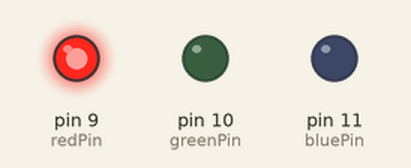
Bench run of a program on a simulated Arduino Uno, built with avr-gcc and run on an emulated ATmega328P. Shown: output pins drawn as LEDs (lit = HIGH).

Above: at 0.5 s.
At 1.5 s:
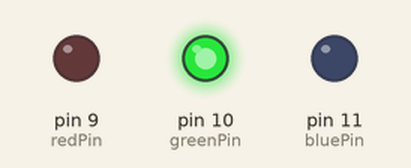
At 2.5 s:
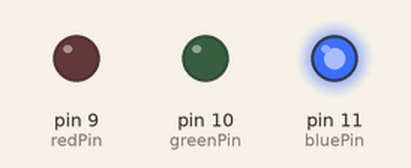
At 3.5 s:
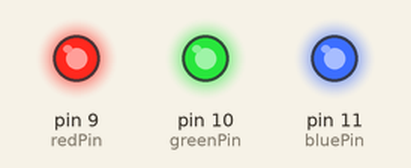
Timing chart, 0 to 5.2 s (numbered marks = the images above):
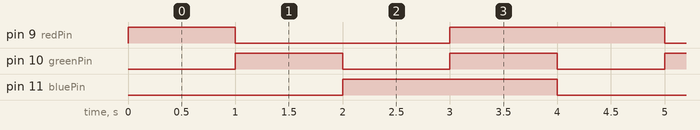

Measured:
- by itself, pin 9 (redPin): repeats every 4.0 s: LOW 2.0 s, HIGH 2.0 s
- by itself, pin 10 (greenPin): alternates HIGH for 1.0 s and LOW for 1.0 s
- by itself, pin 11 (bluePin): alternates HIGH for 2.0 s and LOW for 2.0 s

The program:

main.cpp
```cpp
const int redPin = 9;
const int greenPin = 10;
const int bluePin = 11;

void setup() {
  pinMode(redPin, OUTPUT);
  pinMode(greenPin, OUTPUT);
  pinMode(bluePin, OUTPUT);
}

void loop() {

  // Red
  analogWrite(redPin, 255);
  analogWrite(greenPin, 0);
  analogWrite(bluePin, 0);
  delay(1000);

  // Green
  analogWrite(redPin, 0);
  analogWrite(greenPin, 255);
  analogWrite(bluePin, 0);
  delay(1000);

  // Blue
  analogWrite(redPin, 0);
  analogWrite(greenPin, 0);
  analogWrite(bluePin, 255);
  delay(1000);

  // White
  analogWrite(redPin, 255);
  analogWrite(greenPin, 255);
  analogWrite(bluePin, 255);
  delay(1000);
}
```
